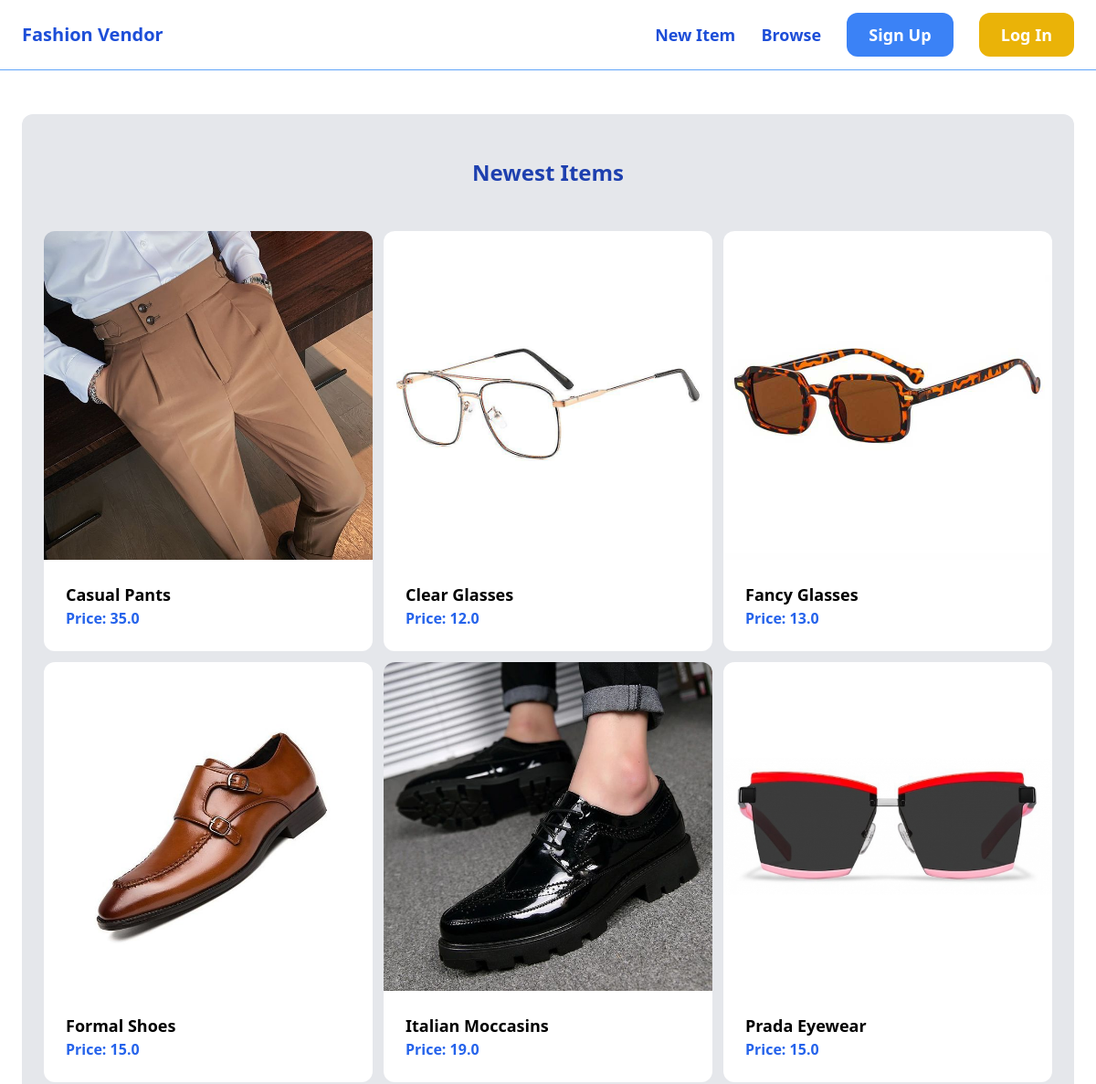
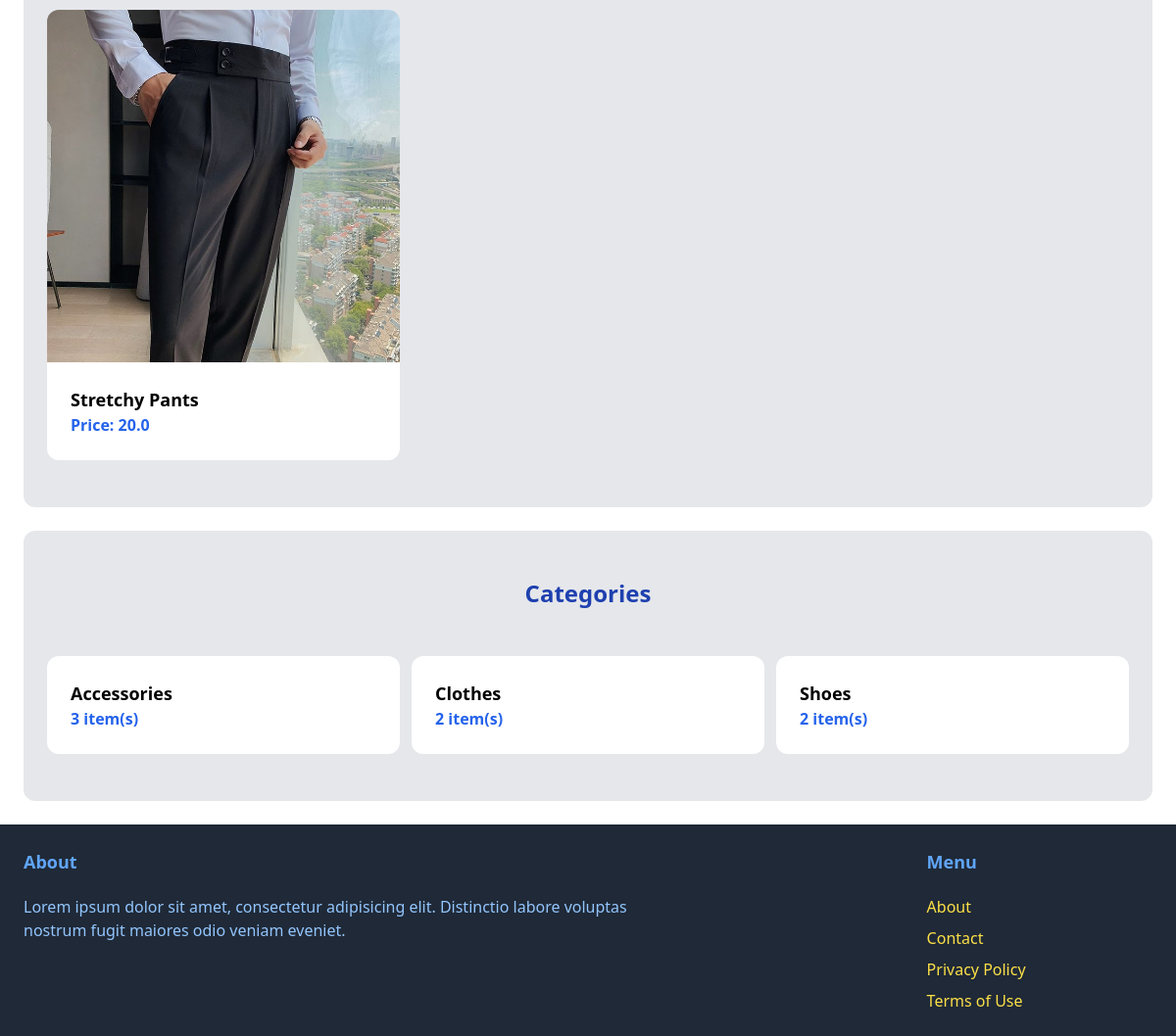
The page / on the database its author committed (2 pictures, top to bottom).
### item/models.py (models this page shows, shortened)
class Item(models.Model):
    category = models.ForeignKey(Category, related_name="items", on_delete=models.CASCADE)
    name = models.CharField(max_length=255)
    description = models.TextField(blank=True, null=True)
    price = models.FloatField()
    image = models.ImageField(upload_to="item_images", blank=True, null=True)
    is_sold = models.BooleanField(default=False)
    created_by = models.ForeignKey(User, related_name="items", on_delete=models.CASCADE)
    created_at = models.DateTimeField(auto_now_add=True)
    class Meta:
        ordering = ("name",)

class Category(models.Model):
    name = models.CharField(max_length=255)
    class Meta:
        ordering = ("name",)
        verbose_name_plural = "Categories"

### core/views.py (the view)
# urls.py: path("", views.index, name="index"),
def index(request):
    items = Item.objects.filter(is_sold=False)
    categories = Category.objects.all()
    return render(
        request, "core/index.html", {"items": items, "categories": categories}
    )

### core/templates/core/index.html (shortened to what this page needs)
{%  extends "core/base.html" %}
{% block content %}
    <div class="mt-6 px-6 py-12 bg-gray-200 rounded-xl">
        <h2 class="mb-12 text-2xl text-blue-800 text-center font-semibold">Newest Items</h2>
        <div class="grid grid-cols-3 gap-3">
            {% for item in items %}
                <div>
                    <a href="{% url 'item:detail' item.id %}">
                        <div>
                            <img src="{{ item.image.url }}" class="rounded-t-xl">
                        </div>
                        <div class="p-6 bg-white rounded-b-xl">
                            <h2 class="text-lg font-semibold">{{ item.name }}</h2>
                            <p class="text-blue-600 font-semibold">Price: {{ item.price }}</p>
                        </div>
                    </a>
                </div>
            {% endfor %}
        </div>
    </div>
    <div class="mt-6 px-6 py-12 bg-gray-200 rounded-xl">
        <h2 class="mb-12 text-2xl text-blue-800 text-center font-semibold">Categories</h2>
        <div class="grid grid-cols-3 gap-3">
            {% for category in categories %}
                <div>
                    <a href="#">
                        <div class="p-6 bg-white rounded-xl">
                            <h2 class="text-lg font-semibold">{{ category.name }}</h2>
                            <p class="text-blue-600 font-semibold">{{ category.items.count }} item(s)</p>
                        </div>
                    </a>
                </div>
            {% endfor %}
        </div>
    </div>
{% endblock %}

### rows shown on the page
Item: image (picture), name "Casual Pants", price "35.0"
Item: image (picture), name "Clear Glasses", price "12.0"
Item: image (picture), name "Fancy Glasses", price "13.0"
Item: image (picture), name "Formal Shoes", price "15.0"
Item: image (picture), name "Italian Moccasins", price "19.0"
Item: image (picture), name "Prada Eyewear", price "15.0"
Item: image (picture), name "Stretchy Pants", price "20.0"
Category: name "Accessories", items.count "3"
Category: name "Clothes", items.count "2"
Category: name "Shoes", items.count "2"
